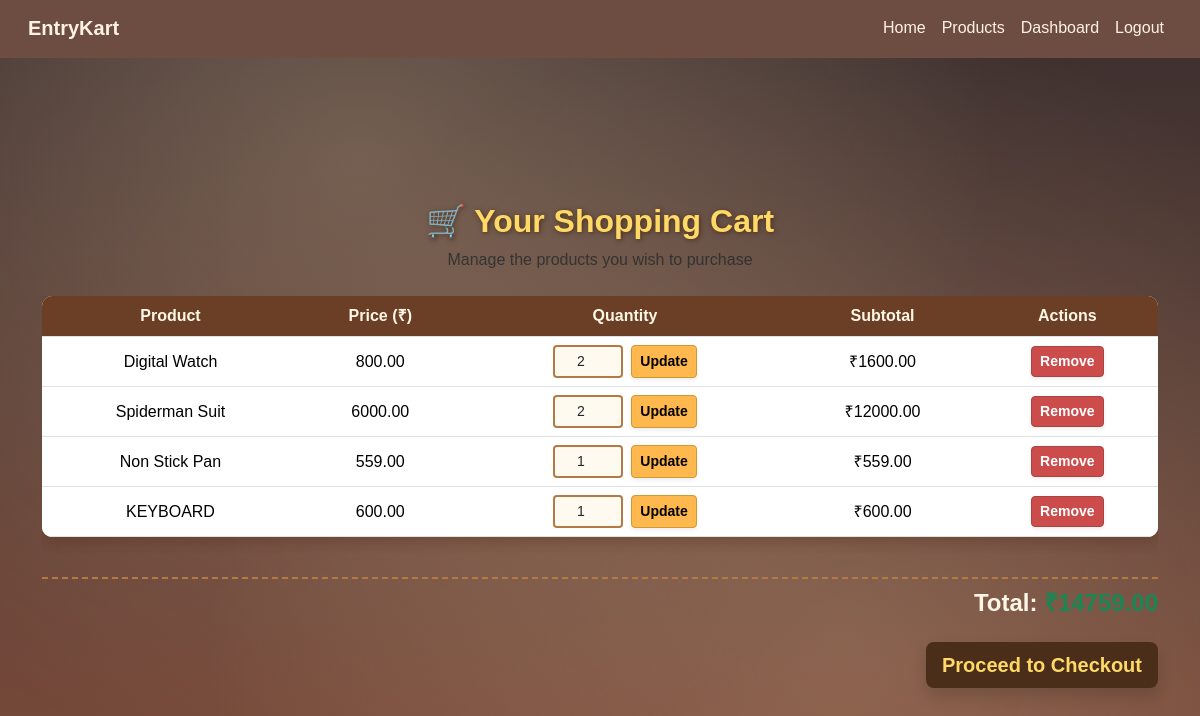
Page /cart/ (signed in) on the committed database.
### store/models.py (models this page shows, shortened)
class CartItem(models.Model):
    cart = models.ForeignKey(Cart, on_delete=models.CASCADE, related_name='items')
    product = models.ForeignKey(Product, on_delete=models.CASCADE)
    quantity = models.PositiveIntegerField(default=1)
    class Meta:
        unique_together = ('cart', 'product')
    def subtotal(self):
        return self.product.price * self.quantity

class Product(models.Model):
    name = models.CharField(max_length=100)
    description = models.TextField()
    price = models.DecimalField(max_digits=10, decimal_places=2)
    stock = models.IntegerField()
    image_url = models.URLField(max_length=500, blank=True, null=True)

### store/views.py (the view)
# urls.py: path('cart/', views.view_cart, name='view_cart'),
@login_required(login_url='store:login')
def view_cart(request):
    cart, _ = Cart.objects.get_or_create(user=request.user)
    items = cart.items.select_related('product').all()
    total = sum(item.subtotal() for item in items)
    return render(request, 'cart.html', {'cart': cart, 'items': items, 'total': total})

### store/templates/cart.html (shortened to what this page needs)
{% extends "base.html" %}
{% load static %}
{% block content %}
<div class="cart-container my-5">
  <div class="text-center mb-4">
    <h2 class="fw-bold cart-title">🛒 Your Shopping Cart</h2>
    <p class="text-muted">Manage the products you wish to purchase</p>
  </div>
  {% if items %}
    <div class="table-responsive">
      <table class="table cart-table align-middle text-center">
        <thead>
          <tr>
            <th>Product</th>
            <th>Price (₹)</th>
            <th>Quantity</th>
            <th>Subtotal</th>
            <th>Actions</th>
          </tr>
        </thead>
        <tbody>
          {% for item in items %}
          <tr>
            <td>{{ item.product.name }}</td>
            <td>{{ item.product.price }}</td>
            <td>
              <form action="{% url 'store:update_cart' item.id %}" method="POST" class="d-inline-flex justify-content-center">
                <input type="number" name="quantity" value="{{ item.quantity }}" min="1"
                  class="form-control form-control-sm quantity-input text-center me-2" style="width: 70px;">
                <button class="btn btn-sm btn-warning fw-semibold shadow-sm">Update</button>
              </form>
            </td>
            <td>₹{{ item.subtotal }}</td>
            <td>
              <a href="{% url 'store:remove_from_cart' item.id %}" class="btn btn-sm btn-danger fw-semibold shadow-sm">
                Remove
              </a>
            </td>
          </tr>
          {% endfor %}
        </tbody>
      </table>
    </div>
    <div class="cart-summary text-end mt-4">
      <h4 class="fw-bold">Total: <span class="text-success">₹{{ total }}</span></h4>
      <button class="btn btn-lg btn-success fw-semibold mt-3 shadow checkout-btn">
        Proceed to Checkout
      </button>
    </div>
  {% endif %}
</div>
{% endblock %}

### store/templates/base.html (style rules this page uses)
body { font-family: 'Poppins', sans-serif; background: linear-gradient(to bottom right, #fff5ee, #f7e3c3); color: #3e2723; min-height: 100vh; overflow-x: hidden; }
html { scroll-behavior: smooth; }

### store/templates/cart.html (style rules this page uses)
body { background: linear-gradient(180deg, #3b2f2f, #5a3e36, #7c4b3a); color: #fff7e6; }
.cart-title { color: #ffd966; text-shadow: 1px 1px 5px #4b2e19; }
.cart-table { background-color: rgba(255, 245, 230, 0.9); color: #3d2a1a; border-radius: 10px; overflow: hidden; box-shadow: 0 4px 15px rgba(85, 46, 23, 0.4); }
.cart-table th { background-color: #6b3e26; color: #fff7e6; }
.quantity-input { border: 2px solid #b37a44; background: #fffaf0; }
.btn-warning { background-color: #ffb84d; border-color: #cc9a33; }
.btn-danger { background-color: #cc4c4c; border-color: #a94442; }
.checkout-btn { background-color: #4b2e19; border: none; color: #ffd966; }
.cart-summary { border-top: 2px dashed #b37a44; padding-top: 10px; }

### rows in the picture
CartItem: product.name "Digital Watch", product.price "800.00", quantity "2", subtotal "1600.00"
CartItem: product.name "Spiderman Suit", product.price "6000.00", quantity "2", subtotal "12000.00"
CartItem: product.name "Non Stick Pan", product.price "559.00", quantity "1", subtotal "559.00"
CartItem: product.name "KEYBOARD", product.price "600.00", quantity "1", subtotal "600.00"
